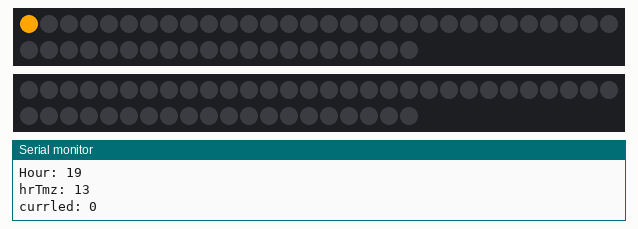
Simulated run of this sketch. Board: Arduino Uno, built with avr-gcc and run on an emulated ATmega328P. On the bench: 2 × 50 RGB LEDs in strip order, left to right, continuing on the next row, the last lines printed to the serial monitor. The local clock reads 2024-03-15 10:24:30 at power-on unless the sketch sets it.

Above: at 0.1 s.
At 9.6 s:
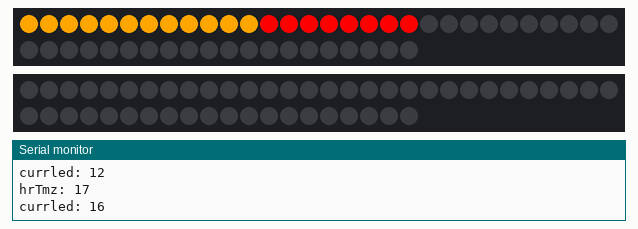
At 14.7 s:
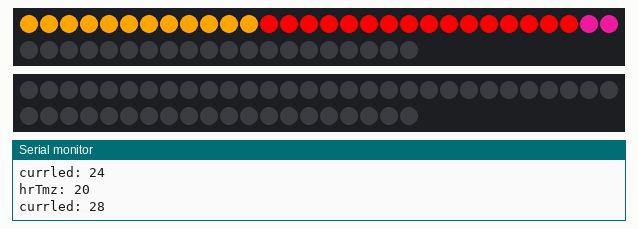
At 19.7 s:
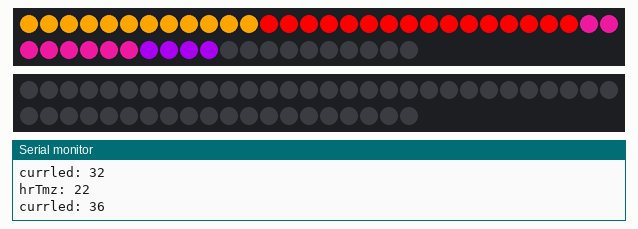
At 29.3 s:
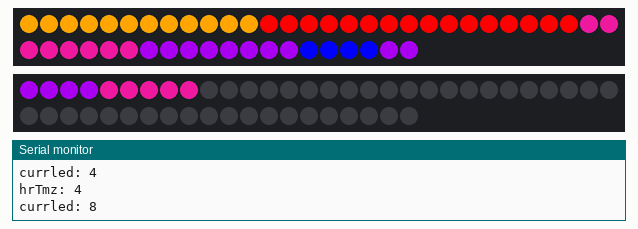
At 39.4 s:
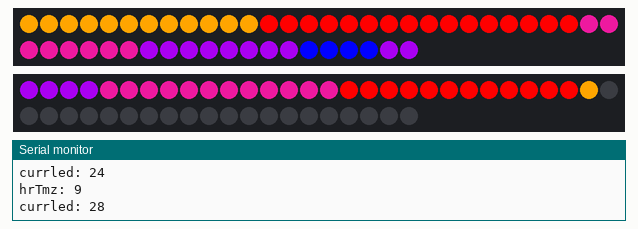

The sketch:

SettingTimeZones.ino
```cpp
//LED setups
#include <FastLED.h>
#define FASTLED_INTERNAL
#define NUM_STRIPS 2
#define NUM_LEDS_PER_STRIP 50
#define TOTAL_LEDS 100
#define DATA_PINA 6
#define DATA_PINB 5
CRGB leds[NUM_STRIPS][NUM_LEDS_PER_STRIP];
CRGBPalette16 myPalette;
CRGB aColor;
  CRGB Red = CHSV(HUE_RED, 0, 0);
  CRGB MediumVioletRed = CHSV(204,0,102);
  CRGB DarkViolet = CHSV(102,0,204);
  CRGB Blue = CHSV(0,0,HUE_BLUE);
  CRGB Orange = CHSV(255,128,0);
  CRGB Yellow = CHSV(255,255,0);
  CRGB Black = CHSV(0,0,0);
int currled = 0;
int currstrip = 0;

//Clock setups
#include <DS3231.h>
DS3231 rtc(SDA,SCL);
String currentClock;
String currh;
String prevh;
int tmz;
int hrTmz;
CRGB timeZones[24][4];

void setup() {
  // put your setup code here, to run once:
  // put your setup code here, to run once:
  FastLED.addLeds<WS2811, DATA_PINA, RGB>(leds[0], NUM_LEDS_PER_STRIP);
  FastLED.addLeds<WS2811, DATA_PINB, RGB>(leds[1], NUM_LEDS_PER_STRIP);

  //setup Serial
  Serial.begin(9600);

  //setup Clock
  rtc.begin();
  rtc.setDOW(FRIDAY);
  rtc.setTime(19,59,0);
  rtc.setDate(4,12,2019);
  currentClock = rtc.getTimeStr(FORMAT_SHORT);
  currh = currentClock.substring(0,2);
  prevh = currentClock.substring(0,2);
  tmz = currh.toInt() - 6; //this is the first time zone based off EST (6hrs behind EST)


}

void loop() {
  // put your main code here, to run repeatedly:
  currentClock = rtc.getTimeStr(FORMAT_SHORT); //check the time
  Serial.print("--------Time: "); //print the time
  Serial.println(currentClock);
  currh = currentClock.substring(0,2);
  tmz = currh.toInt()-6;
  Serial.print("Hour: "); //print the current hour
  Serial.println(currh);
  //Serial.print("TMZ: "); //print the first time zone's time
  //Serial.println(tmz);
  hrTmz = tmz; //time zone cycle hour
  currled = 0;
  currstrip = 0;

  for(int k = 0; k < 24; k++){
    //switch case based on hour
    //at each case call assignColor with the corresponding color
    Serial.print("hrTmz: ");
    Serial.println(hrTmz);
    Serial.print("currled: ");
    Serial.println(currled);
    switch(hrTmz){
      case 6 ... 8:
        for(int i = currled; i < currled+4; i++){ //cycle through the leds in the zones
          leds[currstrip][i] = CRGB::Red;
          FastLED.show();
          delay(500);
          if(i == 53){
            currstrip = 1;
            currled = 0;
          }
        }
        //currled +=4;
        break;
      case 9 ... 11:
        for(int i = currled; i < currled+4; i++){ //cycle through the leds in the zones
          leds[currstrip][i] = CRGB::Orange;
          FastLED.show();
          delay(500);
          if(i == 53){
            currstrip = 1;
            currled = 0;
          }
        }
        //currled +=4;
        break;
      case 12:
        for(int i = currled; i < currled+4; i++){ //cycle through the leds in the zones
          leds[currstrip][i] = CRGB::Yellow;
          FastLED.show();
          delay(500);
          if(i == 53){
            currstrip = 1;
            currled = 0;
          }
        }
        //currled +=4;
        break;
      case 13 ... 15:
        for(int i = currled; i < currled+4; i++){ //cycle through the leds in the zones
          leds[currstrip][i] = CRGB::Orange;
          FastLED.show();
          delay(500);
          if(i == 53){
            currstrip = 1;
            currled = 0;
          }
        }
        //currled +=4;
        break;
      case 16 ... 19:
        for(int i = currled; i < currled+4; i++){ //cycle through the leds in the zones
          leds[currstrip][i] = CRGB::Red;
          FastLED.show();
          delay(500);
          if(i == 53){
            currstrip = 1;
            currled = 0;
          }
        }
        //currled +=4;
        break;
      case 20 ... 21:
        for(int i = currled; i < currled+4; i++){ //cycle through the leds in the zones
          leds[currstrip][i] = CRGB::MediumVioletRed;
          FastLED.show();
          delay(500);
          if(i == 53){
            currstrip = 1;
            currled = 0;
          }
        }
        //currled +=4;
        break;
      case 22 ... 23:
        for(int i = currled; i < currled+4; i++){ //cycle through the leds in the zones
          leds[currstrip][i] = CRGB::DarkViolet;
          FastLED.show();
          delay(500);
          if(i == 53){
            currstrip = 1;
            currled = 0;
          }
        }
        //currled +=4;
        break;
      case 24:
        for(int i = currled; i < currled+4; i++){ //cycle through the leds in the zones
          leds[currstrip][i] = CRGB::Blue;
          FastLED.show();
          delay(500);
          if(i == 53){
            currstrip = 1;
            currled = 0;
          }
        }
        //currled +=4;
        break;
      case 1 ... 2:
        for(int i = currled; i < currled+4; i++){ //cycle through the leds in the zones
          leds[currstrip][i] = CRGB::DarkViolet;
          FastLED.show();
          delay(500);
          if(i == 53){
            currstrip = 1;
            currled = 0;
          }
        }
        //currled +=4;
        break;
      case 3 ... 5:
        for(int i = currled; i < currled+4; i++){ //cycle through the leds in the zones
          leds[currstrip][i] = CRGB::MediumVioletRed;
          FastLED.show();
          delay(500);
          if(i == 53){
            currstrip = 1;
            currled = 0;
          }
        }
        //currled +=4;
        break;
      default:
        break;
    }
    currled +=4;
    hrTmz++;
    if(hrTmz > 24){
      hrTmz = 1;
    }
    if (currled > 100){
      currled = 0;
    }
  }


}//end loop

/*void assignColor(CRGB zones[4], String aColor, int a){
    for(int i = 0; i < sizeof(zones[a]); i++){ //cycle through the leds in the zones
      leds[a][i] = CRGB::aColor;
      FastLED.show();
    }

}//end assignColor()*/

/*void setupMyPalette(){


  //setup color palette
  myPalette = CRGBPalette16( Red, Orange, Yellow, Orange,
    Red, MediumVioletRed, DarkViolet, Blue,
    DarkViolet, MediumVioletRed, Red, Orange,
    Yellow, Orange, Black, Black );
}

    CRGB currtmz[4];
    for(int m = 0; m < sizeof(timeZones[k]); m++){ //set the current time zone array
      currtmz[m] = timeZones[k][m];
    }

    */
```
